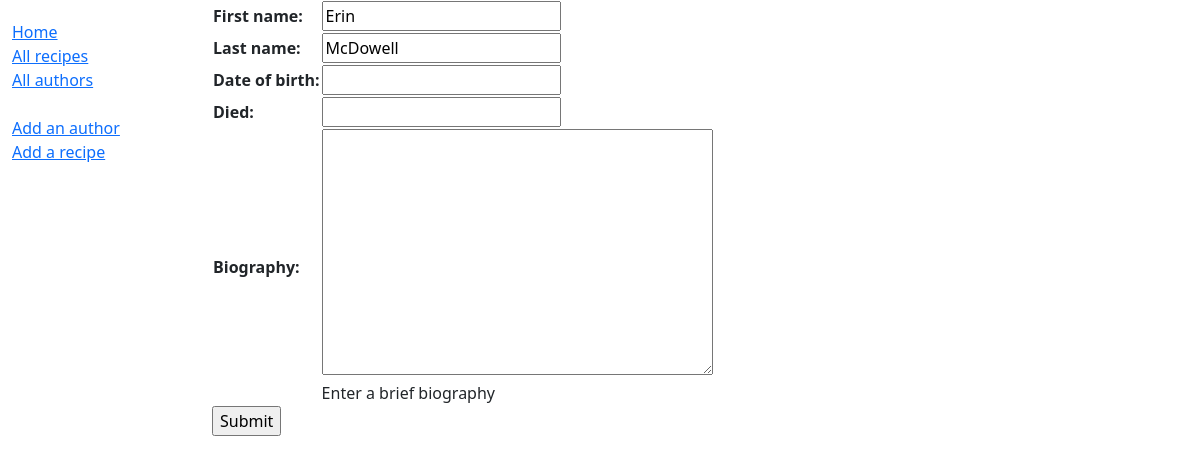
The app's page /catalog/author/1/update/, older data.
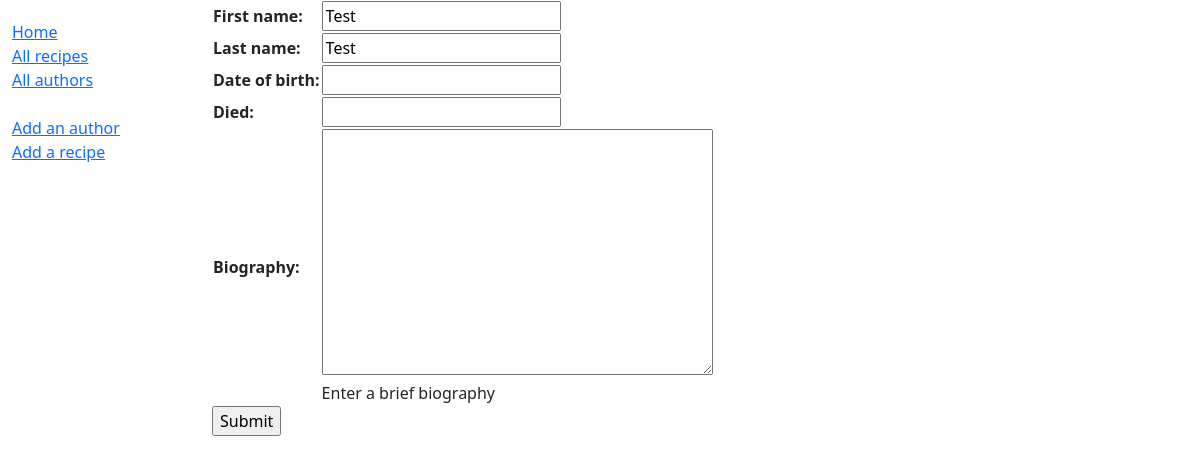
The same page, newer data.
### catalog/models.py (models this page shows, shortened)
class Author(models.Model):
    first_name = models.CharField(max_length=100)
    last_name = models.CharField(max_length=100)
    date_of_birth = models.DateField(null=True, blank=True)
    date_of_death = models.DateField('Died', null=True, blank=True)
    biography = models.TextField(max_length=1000, help_text='Enter a brief biography', null=True, blank=True)
    class Meta:
        ordering = ['last_name', 'first_name']

### catalog/views.py (the view)
# urls.py: path('author/<int:pk>/update/', views.AuthorUpdate.as_view(), name='author-update'),
class AuthorUpdate(UpdateView):
    model = Author
    fields = ['first_name', 'last_name', 'date_of_birth', 'date_of_death', 'biography']
    fields = '__all__' # Not recommended (potential security issue if more fields added)

### catalog/templates/catalog/author_form.html (shortened to what this page needs)
{% extends "base_generic.html" %}
{% block content %}
  <form action="" method="post">
    <table>
    {{ form.as_table }}
    </table>
    <input type="submit" value="Submit" />
  </form>
{% endblock %}

Row changes from the older to the newer data that the page shows:
changed Author: first_name "Erin" → "Test"; last_name "McDowell" → "Test"
